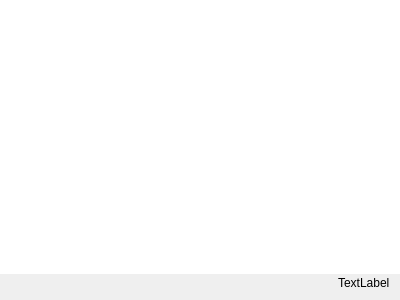
<?xml version="1.0" encoding="UTF-8"?>
<ui version="4.0">
 <class>CharCountTextBrowser</class>
 <widget class="QWidget" name="CharCountTextBrowser">
  <property name="geometry">
   <rect>
    <x>0</x>
    <y>0</y>
    <width>400</width>
    <height>300</height>
   </rect>
  </property>
  <property name="windowTitle">
   <string>Form</string>
  </property>
  <layout class="QVBoxLayout" name="verticalLayout">
   <property name="spacing">
    <number>2</number>
   </property>
   <property name="leftMargin">
    <number>0</number>
   </property>
   <property name="topMargin">
    <number>0</number>
   </property>
   <property name="rightMargin">
    <number>0</number>
   </property>
   <property name="bottomMargin">
    <number>0</number>
   </property>
   <item>
    <widget class="QTextBrowser" name="textBrowser">
     <property name="frameShape">
      <enum>QFrame::NoFrame</enum>
     </property>
     <property name="readOnly">
      <bool>false</bool>
     </property>
    </widget>
   </item>
   <item>
    <layout class="QHBoxLayout" name="horizontalLayout">
     <property name="rightMargin">
      <number>10</number>
     </property>
     <property name="bottomMargin">
      <number>10</number>
     </property>
     <item>
      <spacer name="horizontalSpacer">
       <property name="orientation">
        <enum>Qt::Horizontal</enum>
       </property>
       <property name="sizeHint" stdset="0">
        <size>
         <width>40</width>
         <height>2</height>
        </size>
       </property>
      </spacer>
     </item>
     <item>
      <widget class="QLabel" name="charCountLabel">
       <property name="text">
        <string>TextLabel</string>
       </property>
      </widget>
     </item>
    </layout>
   </item>
  </layout>
 </widget>
 <resources/>
 <connections/>
</ui>
